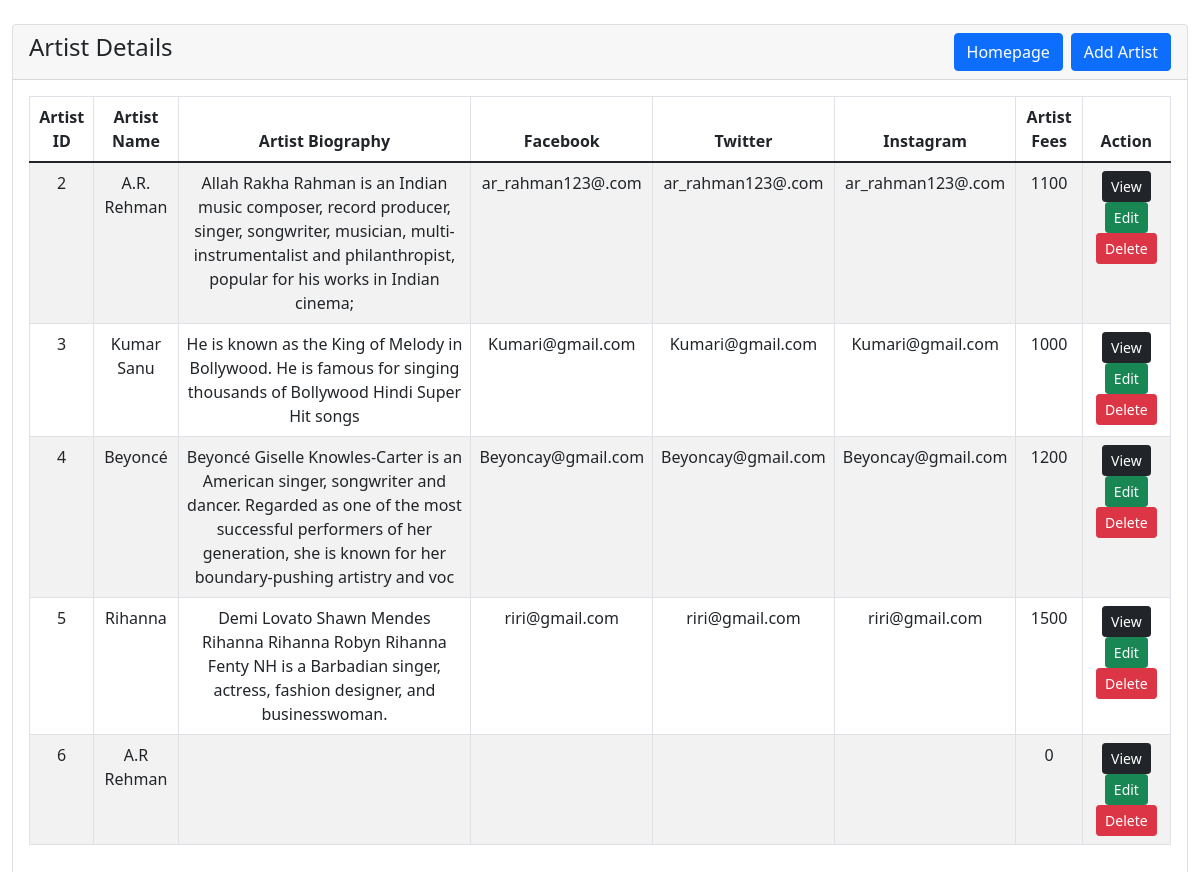
Page /artist.php (signed in) on the committed database.
### tables this page shows
CREATE TABLE `artist` (
  `artist_id` int(11) NOT NULL,
  `artistname` varchar(40) NOT NULL,
  `artistbio` varchar(200) NOT NULL,
  `fbemail` varchar(40) NOT NULL,
  `twemail` varchar(40) NOT NULL,
  `instaemail` varchar(40) NOT NULL,
  `artistfees` int(100) NOT NULL
);

### artist.php (the view, shortened to what this page needs)
<?php
include 'frequently_used/_dbconnect2.php';
?>
<!doctype html>
<html lang="en">
<head>
    <link href="https://cdn.jsdelivr.net/npm/bootstrap@5.1.3/dist/css/bootstrap.min.css" rel="stylesheet"
>
</head>
<body>
    <div class="container-fluid mt-4">
        <div class="row">
            <div class="col-md-12">
                <div class="card">
                    <div class="card-header">
                        <h4>Artist Details
                            <a href="artist_include/artist-create.php" class="btn btn-primary float-end"> Add Artist</a>
                            <a href="index.php" class="btn btn-primary float-end mx-2"> Homepage</a>
                        </h4>
                    </div>
                    <div class="card-body">
                        <table class="table table-bordered table-striped">
                            <thead>
                                <tr>
                                    <th>Artist ID</th>
                                    <th>Artist Name</th>
                                    <th>Artist Biography</th>
                                    <th>Facebook</th>
                                    <th>Twitter</th>
                                    <th>Instagram</th>
                                    <th>Artist Fees</th>
                                    <th>Action</th>
                                </tr>
                            </thead>
                            <tbody>
                                <?php
                                $query = "Select * FROM `artist`";
                                $result = mysqli_query($conn, $query);
                                if (mysqli_num_rows($result) > 0) {
                                    foreach ($result as $row) {
                                        ?>
                                        <tr>
                                            <td>
                                                <?= $row['artist_id'] ?>
                                            </td>
                                            <td>
                                                <?= $row['artistname'] ?>
                                            </td>
                                            <td>
                                                <?= $row['artistbio'] ?>
                                            </td>
                                            <td>
                                                <?= $row['fbemail'] ?>
                                            </td>
                                            <td>
                                                <?= $row['twemail'] ?>
                                            </td>
                                            <td>
                                                <?= $row['instaemail'] ?>
                                            </td>
                                            <td>
                                                <?= $row['artistfees'] ?>
                                            </td>
                                            <td>
                                                <a href="artist_include/artist-view.php?id=<?= $row['artist_id'] ?>"
                                                    class="btn btn-dark btn-sm">View</a>
                                                <a href="artist_include/artist-edit.php?id=<?= $row['artist_id'] ?>"
                                                    class="btn btn-success btn-sm">Edit</a>
                                                <form action="artist.php" method="POST" class="d-inline">
                                                    <button type="submit" name="delete" value="<?= $row['artist_id'] ?>" class=" btn btn-danger
                                                                    btn-sm">Delete</button>
                                                </form>
                                            </td>
                                        </tr>
                                        <?php
                                    }
                                } else {
                                    echo "No Record Found";
                                }
                                ?>
                            </tbody>
                        </table>
                    </div>
                </div>
            </div>
        </div>
</body>
</html>

### artist.php (style rules this page uses)
body { background-image: url('images/event/all4.jpg'); background-size: cover; background-position: center; background-attachment: fixed; }
.card { opacity: 0; transition: opacity 1s ease-in-out; }
.card-body { text-align: center; }

### rows in the picture
artist: artist_id "2", artistname "A.R. Rehman", artistbio "Allah Rakha Rahman is an Indian music composer, record producer, singer, songwriter, musician, multi-instrumentalist and philanthropist, popular for his works in Indian cinema;", fbemail "ar_rahman123@.com", twemail "ar_rahman123@.com", instaemail "ar_rahman123@.com", artistfees "1100"
artist: artist_id "3", artistname "Kumar Sanu", artistbio "He is known as the King of Melody in Bollywood. He is famous for singing thousands of Bollywood Hindi Super Hit songs", fbemail "Kumari@gmail.com", twemail "Kumari@gmail.com", instaemail "Kumari@gmail.com", artistfees "1000"
artist: artist_id "4", artistname "Beyoncé", artistbio "Beyoncé Giselle Knowles-Carter is an American singer, songwriter and dancer. Regarded as one of the most successful performers of her generation, she is known for her boundary-pushing artistry and voc", fbemail "Beyoncay@gmail.com", twemail "Beyoncay@gmail.com", instaemail "Beyoncay@gmail.com", artistfees "1200"
artist: artist_id "5", artistname "Rihanna", artistbio "Demi Lovato Shawn Mendes Rihanna Rihanna Robyn Rihanna Fenty NH is a Barbadian singer, actress, fashion designer, and businesswoman.", fbemail "riri@gmail.com", twemail "riri@gmail.com", instaemail "riri@gmail.com", artistfees "1500"
artist: artist_id "6", artistname "A.R Rehman", artistfees "0"
